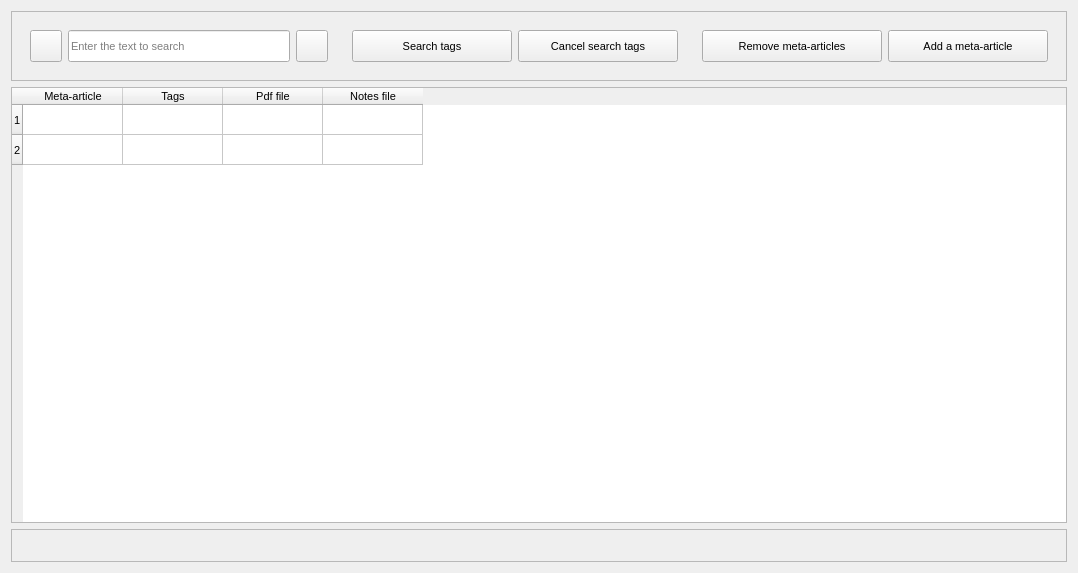
<?xml version="1.0" encoding="UTF-8"?>
<ui version="4.0">
 <class>FormMetaArticle</class>
 <widget class="QWidget" name="FormMetaArticle">
  <property name="geometry">
   <rect>
    <x>0</x>
    <y>0</y>
    <width>1078</width>
    <height>573</height>
   </rect>
  </property>
  <property name="font">
   <font>
    <pointsize>8</pointsize>
   </font>
  </property>
  <property name="windowTitle">
   <string>Meta_article_project</string>
  </property>
  <property name="windowIcon">
   <iconset resource="icons/ressource.qrc">
    <normaloff>:/_rc/article.ico</normaloff>:/_rc/article.ico</iconset>
  </property>
  <layout class="QGridLayout" name="gridLayout">
   <item row="0" column="0">
    <widget class="QFrame" name="frame_btns">
     <property name="frameShape">
      <enum>QFrame::StyledPanel</enum>
     </property>
     <property name="frameShadow">
      <enum>QFrame::Raised</enum>
     </property>
     <layout class="QHBoxLayout" name="horizontalLayout_5">
      <item>
       <widget class="QWidget" name="w_search" native="true">
        <layout class="QHBoxLayout" name="horizontalLayout_3">
         <item>
          <widget class="QPushButton" name="btn_erase_search">
           <property name="minimumSize">
            <size>
             <width>32</width>
             <height>32</height>
            </size>
           </property>
           <property name="maximumSize">
            <size>
             <width>32</width>
             <height>32</height>
            </size>
           </property>
           <property name="toolTip">
            <string>Delete the text to search</string>
           </property>
           <property name="text">
            <string/>
           </property>
           <property name="icon">
            <iconset resource="icons/ressource.qrc">
             <normaloff>:/_rc/eraser.png</normaloff>:/_rc/eraser.png</iconset>
           </property>
          </widget>
         </item>
         <item>
          <widget class="QLineEdit" name="le_search">
           <property name="minimumSize">
            <size>
             <width>200</width>
             <height>32</height>
            </size>
           </property>
           <property name="maximumSize">
            <size>
             <width>16777215</width>
             <height>32</height>
            </size>
           </property>
           <property name="text">
            <string/>
           </property>
           <property name="placeholderText">
            <string>Enter the text to search</string>
           </property>
          </widget>
         </item>
         <item>
          <widget class="QPushButton" name="btn_quick_search">
           <property name="minimumSize">
            <size>
             <width>32</width>
             <height>32</height>
            </size>
           </property>
           <property name="maximumSize">
            <size>
             <width>32</width>
             <height>32</height>
            </size>
           </property>
           <property name="toolTip">
            <string>Quick search ignoring the case</string>
           </property>
           <property name="text">
            <string/>
           </property>
           <property name="icon">
            <iconset resource="icons/ressource.qrc">
             <normaloff>:/_rc/quick_search.png</normaloff>:/_rc/quick_search.png</iconset>
           </property>
          </widget>
         </item>
        </layout>
       </widget>
      </item>
      <item>
       <widget class="QWidget" name="w_search_tags" native="true">
        <layout class="QHBoxLayout" name="horizontalLayout">
         <item>
          <widget class="QPushButton" name="btn_search_tags">
           <property name="minimumSize">
            <size>
             <width>160</width>
             <height>32</height>
            </size>
           </property>
           <property name="maximumSize">
            <size>
             <width>160</width>
             <height>32</height>
            </size>
           </property>
           <property name="text">
            <string>Search tags</string>
           </property>
           <property name="icon">
            <iconset resource="icons/ressource.qrc">
             <normaloff>:/_rc/search.png</normaloff>:/_rc/search.png</iconset>
           </property>
          </widget>
         </item>
         <item>
          <widget class="QPushButton" name="btn_cancel_search_tags">
           <property name="minimumSize">
            <size>
             <width>160</width>
             <height>32</height>
            </size>
           </property>
           <property name="maximumSize">
            <size>
             <width>160</width>
             <height>32</height>
            </size>
           </property>
           <property name="text">
            <string>Cancel search tags</string>
           </property>
           <property name="icon">
            <iconset resource="icons/ressource.qrc">
             <normaloff>:/_rc/cancel.png</normaloff>:/_rc/cancel.png</iconset>
           </property>
          </widget>
         </item>
        </layout>
       </widget>
      </item>
      <item>
       <widget class="QWidget" name="w_article" native="true">
        <layout class="QHBoxLayout" name="horizontalLayout_4">
         <item>
          <widget class="QPushButton" name="btn_remove_article">
           <property name="minimumSize">
            <size>
             <width>180</width>
             <height>32</height>
            </size>
           </property>
           <property name="maximumSize">
            <size>
             <width>180</width>
             <height>32</height>
            </size>
           </property>
           <property name="text">
            <string>Remove meta-articles</string>
           </property>
           <property name="icon">
            <iconset resource="icons/ressource.qrc">
             <normaloff>:/_rc/remove_minus.png</normaloff>:/_rc/remove_minus.png</iconset>
           </property>
          </widget>
         </item>
         <item>
          <widget class="BtnCustom" name="btn_add_article">
           <property name="minimumSize">
            <size>
             <width>160</width>
             <height>32</height>
            </size>
           </property>
           <property name="maximumSize">
            <size>
             <width>160</width>
             <height>32</height>
            </size>
           </property>
           <property name="whatsThis">
            <string>nothing</string>
           </property>
           <property name="text">
            <string>Add a meta-article</string>
           </property>
           <property name="icon">
            <iconset resource="icons/ressource.qrc">
             <normaloff>:/_rc/add_plus.png</normaloff>:/_rc/add_plus.png</iconset>
           </property>
          </widget>
         </item>
        </layout>
       </widget>
      </item>
     </layout>
    </widget>
   </item>
   <item row="1" column="0">
    <widget class="QTableWidget" name="tableArticles">
     <property name="whatsThis">
      <string>nothing</string>
     </property>
     <property name="sizeAdjustPolicy">
      <enum>QAbstractScrollArea::AdjustIgnored</enum>
     </property>
     <property name="editTriggers">
      <set>QAbstractItemView::NoEditTriggers</set>
     </property>
     <property name="rowCount">
      <number>2</number>
     </property>
     <property name="columnCount">
      <number>4</number>
     </property>
     <attribute name="horizontalHeaderVisible">
      <bool>true</bool>
     </attribute>
     <attribute name="horizontalHeaderCascadingSectionResizes">
      <bool>false</bool>
     </attribute>
     <row/>
     <row/>
     <column>
      <property name="text">
       <string>Meta-article</string>
      </property>
     </column>
     <column>
      <property name="text">
       <string>Tags</string>
      </property>
     </column>
     <column>
      <property name="text">
       <string>Pdf file</string>
      </property>
     </column>
     <column>
      <property name="text">
       <string>Notes file</string>
      </property>
     </column>
     <item row="0" column="0">
      <property name="text">
       <string/>
      </property>
      <property name="flags">
       <set>ItemIsSelectable|ItemIsEnabled</set>
      </property>
     </item>
     <item row="0" column="1">
      <property name="text">
       <string/>
      </property>
      <property name="flags">
       <set>ItemIsSelectable|ItemIsEnabled</set>
      </property>
     </item>
     <item row="0" column="2">
      <property name="text">
       <string/>
      </property>
      <property name="flags">
       <set>ItemIsSelectable|ItemIsEnabled</set>
      </property>
     </item>
     <item row="0" column="3">
      <property name="text">
       <string/>
      </property>
      <property name="flags">
       <set>ItemIsSelectable|ItemIsEnabled</set>
      </property>
     </item>
    </widget>
   </item>
   <item row="2" column="0">
    <widget class="QFrame" name="frame_label">
     <property name="maximumSize">
      <size>
       <width>16777215</width>
       <height>40</height>
      </size>
     </property>
     <property name="frameShape">
      <enum>QFrame::StyledPanel</enum>
     </property>
     <property name="frameShadow">
      <enum>QFrame::Raised</enum>
     </property>
     <layout class="QHBoxLayout" name="horizontalLayout_2">
      <item>
       <widget class="QLabel" name="label">
        <property name="text">
         <string/>
        </property>
       </widget>
      </item>
     </layout>
    </widget>
   </item>
  </layout>
 </widget>
 <customwidgets>
  <customwidget>
   <class>BtnCustom</class>
   <extends>QPushButton</extends>
   <header>uis.btnCustom</header>
  </customwidget>
 </customwidgets>
 <resources>
  <include location="icons/ressource.qrc"/>
 </resources>
 <connections/>
</ui>
